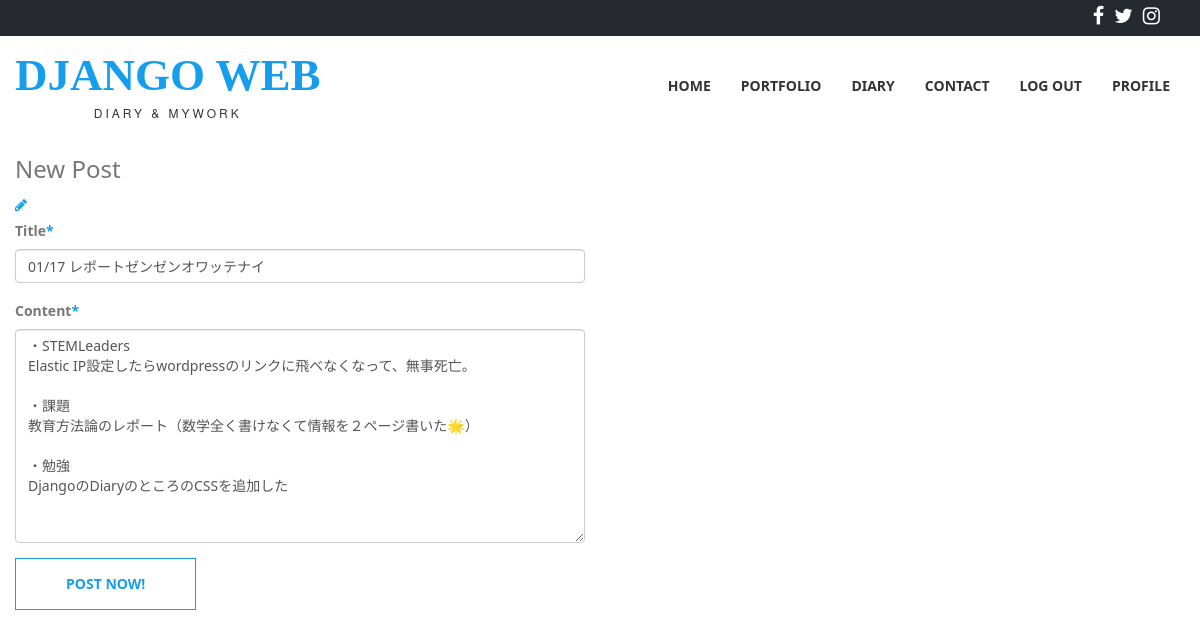
Page /post/21/update/ (signed in) on the committed database.
### blog/models.py (models this page shows, shortened)
class Post(models.Model):
    title = models.CharField(max_length=100)
    content = models.TextField()
    author = models.ForeignKey(User, on_delete=models.CASCADE)
    date_posted = models.DateTimeField(default=timezone.now)

### blog/views.py (the view, shortened to what this page needs)
# urls.py: path('post/<int:pk>/update/', views.PostUpdateView.as_view(), name='post-update'),
class PostUpdateView(LoginRequiredMixin, UserPassesTestMixin, UpdateView):
    model = Post
    fields = ['title', 'content']
    def test_func(self):
        post = self.get_object()
        if self.request.user == post.author:
            return True
        return False

### blog/templates/blog/post_form.html (shortened to what this page needs)
{% extends 'account/base.html' %}
{% load crispy_forms_tags %}
{% block body %}
<div class="col-md-6 col-sm-12">
    <div class="form-box">
        <div class="form-top">
            <div class="form-top-left">
                <h3>New Post</h3>
            </div>
            <div class="form-top-right">
                <i class="fa fa-pencil"></i>
            </div>
        </div>
        <div class="form-bottom">
            <form method="POST" role="form" action="" class="login-form">
                {{ form|crispy }}
                <button type="submit" class="btn btn-primary">Post Now!</button>
            </form>
        </div>
    </div>
</div>
{% endblock body %}

### rows in the picture
Post: title "01/17 レポートゼンゼンオワッテナイ", content "・STEMLeaders Elastic IP設定したらwordpressのリンクに飛べなくなって、無事死亡。 ・課題 教育方法論のレポート（数学全く書けなくて情報を２ページ書いた🌟） ・勉強 DjangoのDiaryのところのCSSを追加した"
